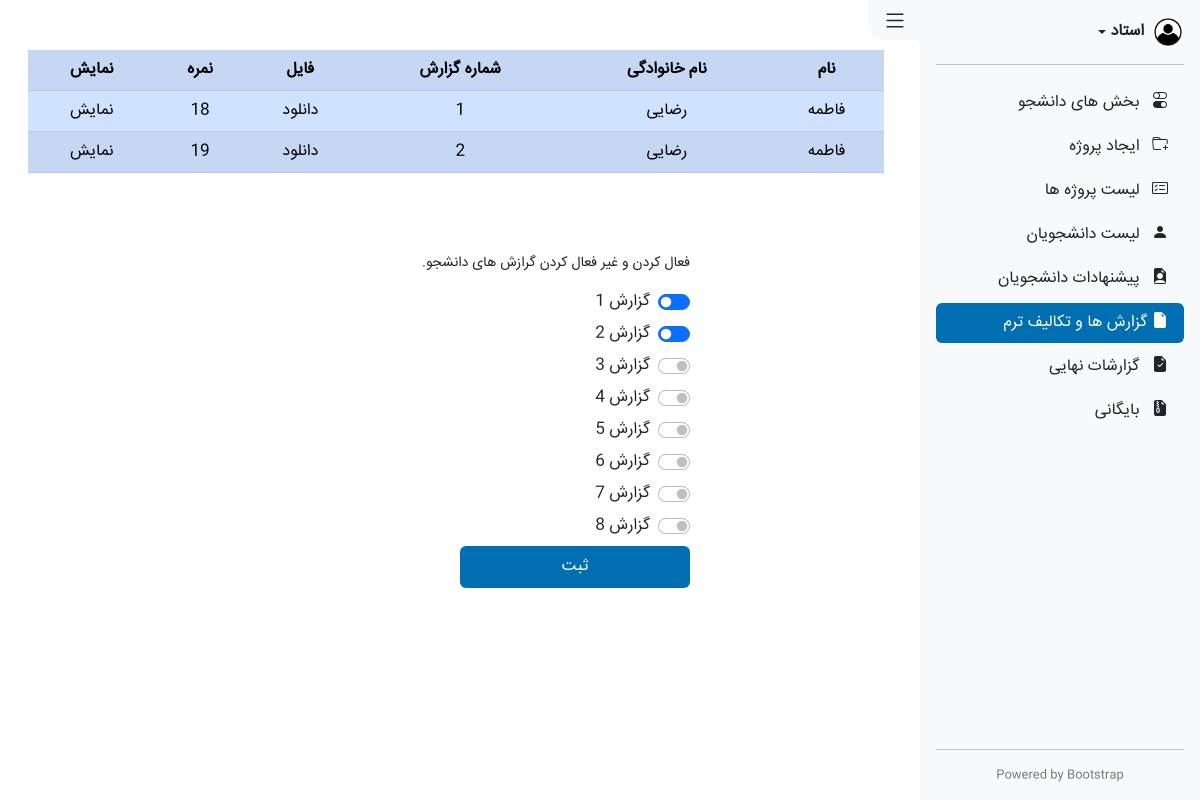
The page /teachers/reports_list on the database its author committed.
### teachers/models.py (models this page shows, shortened)
class ProjectReport(models.Model):
    student = models.ForeignKey(CollegeUsers, on_delete=models.CASCADE)
    number = models.IntegerField()
    file = models.FileField(null=True, blank=True)
    description = models.TextField(null=True, blank=True)
    mark = models.IntegerField(null=True, blank=True)
    date = models.DateField(auto_now=True)
    is_submit = models.BooleanField(default=True)

class ReportParts(models.Model):
    number = models.IntegerField()
    is_active = models.BooleanField(default=False)

### accounts/models.py (models this page shows, shortened)
class CollegeUsers(models.Model):
    user = models.OneToOneField(User, on_delete=models.CASCADE)
    firstname = models.CharField(max_length=150)
    lastname = models.CharField(max_length=150)
    project = models.ForeignKey(Project, models.SET_NULL, null=True, blank=True)
    is_teacher = models.BooleanField(default=False)
    is_student = models.BooleanField(default=True)

### teachers/views.py (the view, shortened to what this page needs)
# urls.py: path('reports_list', views.reports_list, name="t_reports_list"),
def reports_list(request):
    all_part_objects = ReportParts.objects.all()
    if not all_part_objects:
        for r in range(1, 9):
            ReportParts.objects.create(number=r, is_active=True)
        return redirect(reverse('t_reports_list'))
    context = {
        'active_tab': 'reports_list',
        'report_parts': all_part_objects,
        'reports': ProjectReport.objects.all(),
    }
    return render(request, 'teachers/List Reports.html', context)

### teachers/templates/teachers/List Reports.html (shortened to what this page needs)
{% extends 'teachers/includes/_layout.html' %}
{% load static %}
{% block content %}
<section class="main active-side">
    <div class="container reports">
        <table class="table table-primary table-striped list-reports mx-1">
            <tr>
                <th>نام</th>
                <th>نام خانوادگی</th>
                <th>شماره گزارش</th>
                <th>فایل</th>
                <th>نمره</th>
                <th>نمایش</th>
            </tr>
            {% for report in reports %}
            <tr>
                <td>{{ report.student.firstname }}</td>
                <td>{{ report.student.lastname }}</td>
                <td>{{ report.number }}</td>
                <td>
                    {% if report.file %}
                    <a href="{{ report.file.url }}">دانلود</a>
                    {% else %}
                    <span>-</span>
                    {% endif %}
                </td>
                <td>
                    {% if report.mark %}
                    <span>{{ report.mark }}</span>
                    {% else %}
                    <span>-</span>
                    {% endif %}
                </td>
                <td>
                    <a href="/teachers/reports_list/{{ report.id }}"> نمایش </a>
                </td>
            </tr>
            {% endfor %}
        </table>
    </div>
    <form class="form" method="post">
        <p class="small">فعال کردن و غیر فعال کردن گرازش های دانشجو.</p>
        <div class="row">
            <div class="col-md">
                {% for part_active in report_parts %}
                <div class="form-check form-switch mb-2">
                    <input name="report_number" class="form-check-input" type="checkbox" id="goz{{ part_active.number }}" value="{{ part_active.id }}" {% if part_active.is_active %} checked {% endif %}>
                    <label class="form-check-label" for="goz1"> گزارش {{ part_active.number }} </label>
                </div>
                {% endfor %}
            </div>
        </div>
        <button type="submit" class="btn btn-blue w-50 py-2 mb-1">ثبت</button>
    </form>
</section>
{% endblock %}

### assets/Css/style.css (style rules this page uses)
*, *::before, *::after { margin: 0; padding: 0; box-sizing: border-box; font-family: 'IRANSans'; }
body { width: 100vw; min-height: 100vh; overflow-x: hidden; }
.main.active-side { width: calc(100vw - 280px); padding: 50px 20px; margin-right: auto; transition: .5s; }
.btn-blue { background-color: #006fb1; color: #fff; transition: .3s; }
.form { max-width: 460px; margin: 4rem auto; }
.reports { overflow: auto; }
.list-reports { min-width: 600px; text-align: center; }
.list-reports a { text-decoration: none; color: #000; }

### rows shown on the page
ProjectReport: student.firstname "فاطمه", student.lastname "رضایی", number "1", mark "18"
ProjectReport: student.firstname "فاطمه", student.lastname "رضایی", number "2", mark "19"
ReportParts: is_active "☑", number "1"
ReportParts: is_active "☑", number "2"
ReportParts: number "3"
ReportParts: number "4"
ReportParts: number "5"
ReportParts: number "6"
ReportParts: number "7"
ReportParts: number "8"
